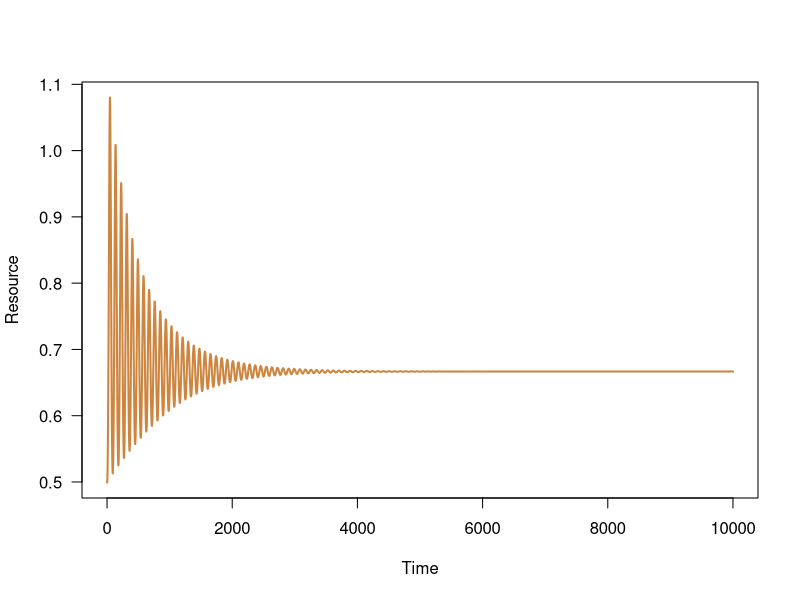
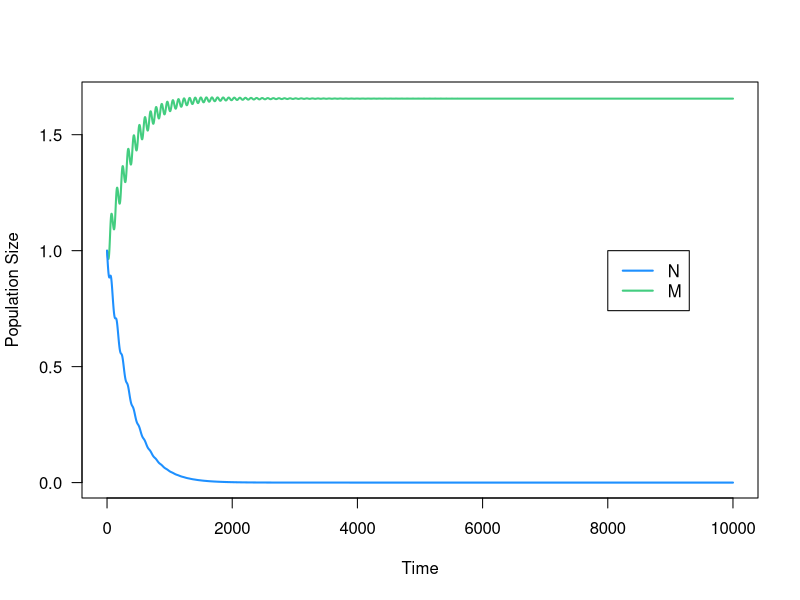
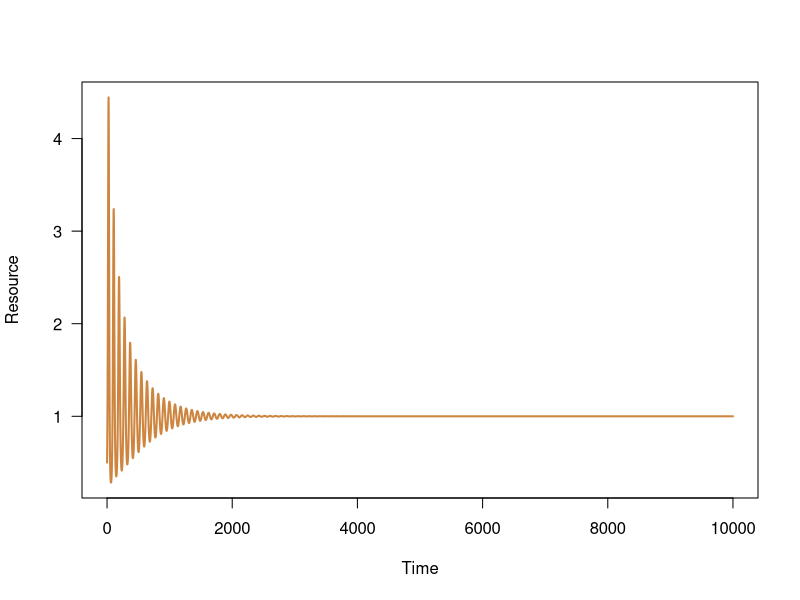
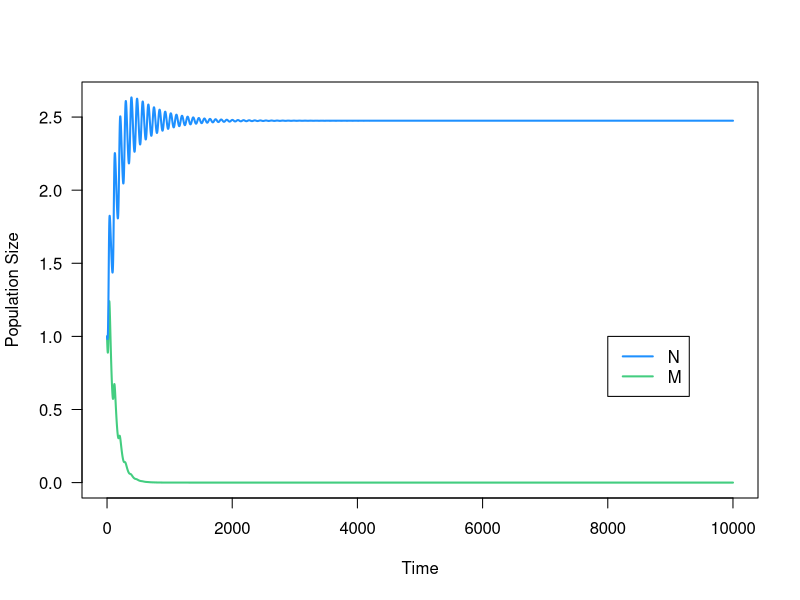
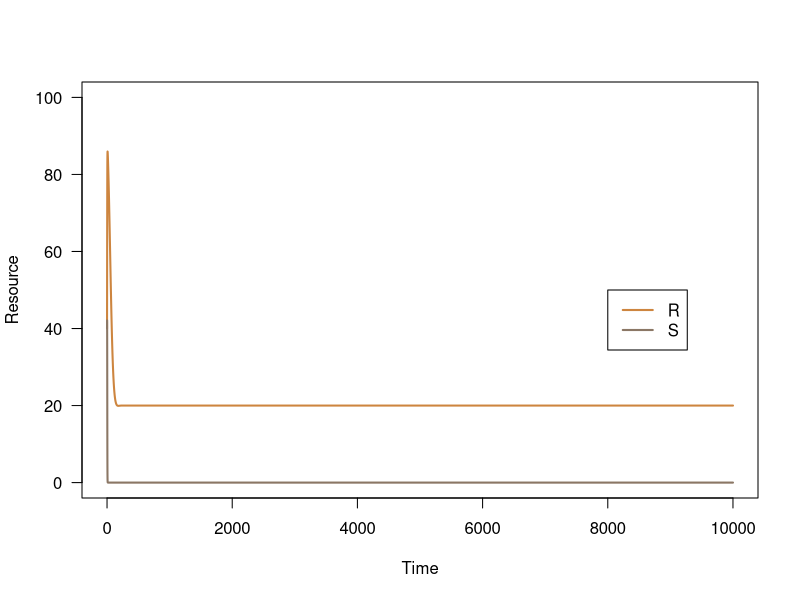
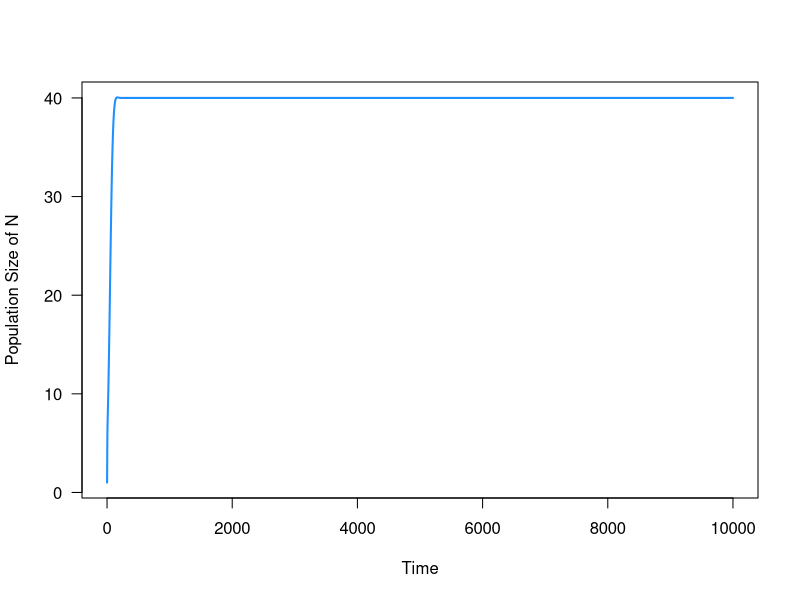
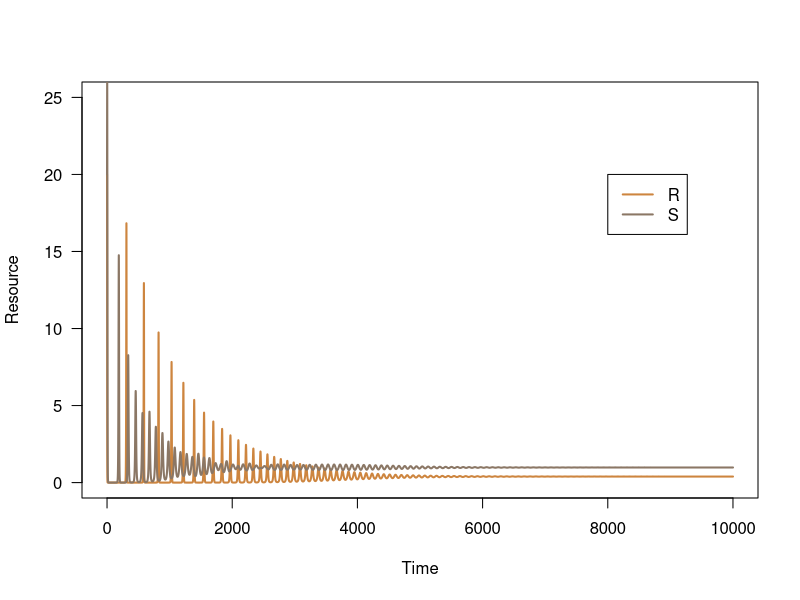
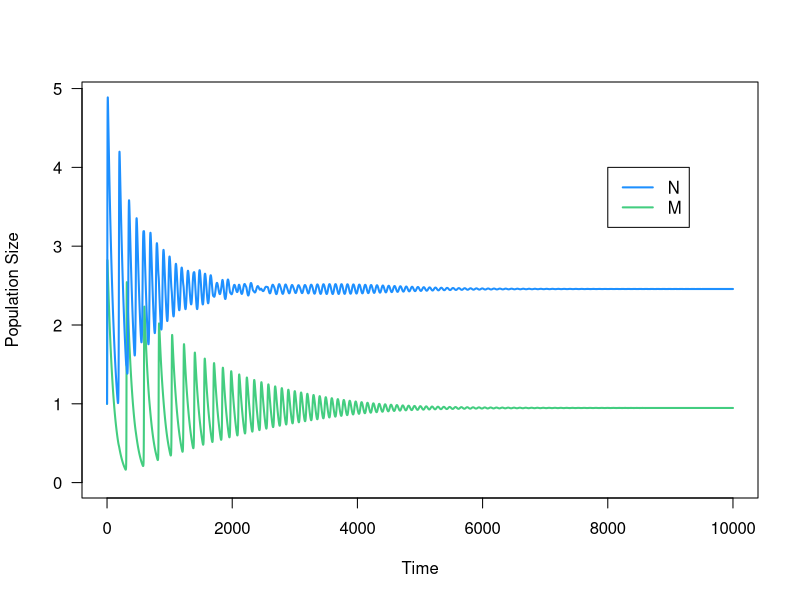

Source code (R) for these figures, in order:
## ---- chunk 1
#	dR/dt = r*R*(1-R/K) - a_N*R*N - a_M*R*M
#	dN/dt = e*a_N*R*N - l_N*N
#	dM/dt = e*a_M*R*M - l_M*M
## ---- chunk 2
r <- .5		# Intrinsic growth rate of the resource
K <- 100	# Carrying capacity of the resource
## ---- chunk 3
a_N <- 0.2	# Affinity or attack rate of N for/on the resource R
e <- 0.05	# Conversion efficiency of R into N
l_N <- 0.01	# Mortality rate of N
## ---- chunk 4
a_M <- a_N*1.5
l_M <- l_N
## ---- chunk 5
Rstar_N <- l_N/e/a_N
Rstar_N
Rstar_M <- l_M/e/a_M
Rstar_M
## ---- chunk 6
tset1 <- seq(from=0, to=10000, length.out = 100000)
R.simu1 <- NaN*tset1; R.simu1[1] <- 0.5
N.simu1 <- NaN*tset1; N.simu1[1] <- 1
M.simu1 <- NaN*tset1; M.simu1[1] <- 1

for(i in 2:length(tset1)){
	dt <- tset1[i]-tset1[i-1]
	R <- R.simu1[i-1]
	N <- N.simu1[i-1]
	M <- M.simu1[i-1]
	dR <- ( r*R*(1-R/K) - a_N*N*R - a_M*M*R )*dt
	dN <- ( e*a_N*N*R - l_N*N )*dt
	dM <- ( e*a_M*M*R - l_M*M )*dt
	R.simu1[i] <- R + dR
	N.simu1[i] <- N + dN
	M.simu1[i] <- M + dM
}
## ---- chunk 7
Rcol <- 'peru'
Ncol <- 'dodgerblue'
Mcol <- 'seagreen3'

plot(tset1,R.simu1,type='l',las=1,lwd=2,ylab='Resource',xlab='Time',col=Rcol)

plot(tset1,M.simu1,type='l',las=1,lwd=2,ylab='Population Size',xlab='Time',col=Mcol,ylim=c(0,max(c(max(M.simu1,N.simu1)))))
lines(tset1,N.simu1,lwd=2,col=Ncol)
legend(x=8000,y=1,legend=c('N','M'),lwd=2,col=c(Ncol,Mcol))
## ---- chunk 8
tail(R.simu1)
Rstar_M
## ---- chunk 9
r <- .5		# Intrinsic growth rate of the resource
K <- 100	# Carrying capacity of the resource
a_N <- 0.2	# Affinity or attack rate of N for/on the resource R
e <- 0.05	# Conversion efficiency of R into N
l_N <- 0.01	# Mortality rate of N
a_M <- a_N # Attack or affinity rate of M for/on the resource R
l_M <- 0.02 # Mortality rate of M
## ---- chunk 10
# I would predict N to 'win'. 
## ---- chunk 11
Rstar_N <- l_N/e/a_N
Rstar_N
Rstar_M <- l_M/e/a_M
Rstar_M
## ---- chunk 12
tset1 <- seq(from=0, to=10000, length.out = 100000)
R.simu2 <- NaN*tset1; R.simu2[1] <- 0.5
N.simu2 <- NaN*tset1; N.simu2[1] <- 1
M.simu2 <- NaN*tset1; M.simu2[1] <- 1

for(i in 2:length(tset1)){
	dt <- tset1[i]-tset1[i-1]
	R <- R.simu2[i-1]
	N <- N.simu2[i-1]
	M <- M.simu2[i-1]
	dR <- ( r*R*(1-R/K) - a_N*N*R - a_M*M*R )*dt
	dN <- ( e*a_N*N*R - l_N*N )*dt
	dM <- ( e*a_M*M*R - l_M*M )*dt
	R.simu2[i] <- R + dR
	N.simu2[i] <- N + dN
	M.simu2[i] <- M + dM
}

Rcol <- 'peru'
Ncol <- 'dodgerblue'
Mcol <- 'seagreen3'

plot(tset1,R.simu2,type='l',las=1,lwd=2,ylab='Resource',xlab='Time',col=Rcol)

plot(tset1,M.simu2,type='l',las=1,lwd=2,ylab='Population Size',xlab='Time',col=Mcol,ylim=c(0,max(c(max(M.simu2,N.simu2)))))
lines(tset1,N.simu2,lwd=2,col=Ncol)
legend(x=8000,y=1,legend=c('N','M'),lwd=2,col=c(Ncol,Mcol))

tail(R.simu2)
Rstar_N
Rstar_M
## ---- chunk 13
# dN/dt = e*N*(a_N*R + b_N*S) - l_N*N

# Neglecting species M for the moment, and assuming that the two resources have identical replenishment (intrinsic growth) rates and carrying capacities, we have:

# dR/dt = r*R*(1-R/K) - a_N*R*N
# dS/dt = r*S*(1-S/K) - b_N*S*N
# dN/dt = e*N*(a_N*R + b_N*S) - l_N*N
## ---- chunk 14
r <- .5		# Intrinsic growth rate of the resources
K <- 100	# Carrying capacity of the resources
## ---- chunk 15
a_N <- 0.01	# Affinity or attack rate of N for/on the resource R
b_N <- 0.2	# Affinity or attack rate of N for/on the resource S
e <- 0.05	# Conversion efficiency of resources into N
l_N <- 0.01	# Mortality rate of N
## ---- chunk 16
Rstar_N <- l_N/e/a_N
Sstar_N <- l_N/e/b_N
Rstar_N
Sstar_N
## ---- chunk 17
tset3 <- seq(from=0, to=10000, length.out = 100005)
R.simu3 <- NaN*tset3; R.simu3[1] <- 40
S.simu3 <- NaN*tset3; S.simu3[1] <- 40
N.simu3 <- NaN*tset3; N.simu3[1] <- 1

for(i in 2:length(tset3)){
	dt <- tset3[i]-tset3[i-1]
	R <- R.simu3[i-1]
	S <- S.simu3[i-1]
	N <- N.simu3[i-1]
	
	dR <- ( r*R*(1-R/K) - a_N*R*N )*dt
	dS <- ( r*S*(1-S/K) - b_N*S*N )*dt
	dN <- ( e*N*(a_N*R+b_N*S) - l_N*N )*dt
	
	R.simu3[i] <- R + dR
	S.simu3[i] <- S + dS
	N.simu3[i] <- N + dN	
}

# To examine the results:
Rcol <- 'peru'
Scol <- 'peachpuff4' #which by the way is really different from the other 'peachpuff's
Ncol <- 'dodgerblue'

plot(tset3,R.simu3,type='l',las=1,lwd=2,ylab='Resource',xlab='Time',col=Rcol,ylim=c(0,K))
lines(tset3,S.simu3,lwd=2,col=Scol)
legend(x=8000,y=K/2,legend=c('R','S'),lwd=2,col=c(Rcol,Scol))

plot(tset3,N.simu3,type='l',las=1,lwd=2,ylab='Population Size of N',xlab='Time',col=Ncol)
## ---- chunk 18
tail(R.simu3)
Rstar_N

tail(S.simu3)
Sstar_N
## ---- chunk 19
a_M <- a_N*50
l_M <- l_N
## ---- chunk 20
b_M <- b_N*0.02	# Affinity or attack rate of M for/on the resource S
## ---- chunk 21
a_N
a_M
b_N
b_M
## ---- chunk 22
### solution ###
Rstar_N <- l_N/e/a_N
Rstar_M <- l_M/e/a_M
Rstar_N 
Rstar_M

Sstar_N <- l_N/e/b_N
Sstar_M <- l_M/e/b_M
Sstar_N
Sstar_M  
## ---- chunk 23
tset5 <- seq(from=0, to=10000, length.out = 100010)
R.simu5 <- NaN*tset5; R.simu5[1] <- 20
S.simu5 <- NaN*tset5; S.simu5[1] <- 20
N.simu5 <- NaN*tset5; N.simu5[1] <- 1
M.simu5 <- NaN*tset5; M.simu5[1] <- 1

for(i in 2:length(tset5)){
	dt <- tset5[i]-tset5[i-1]
	R <- R.simu5[i-1]
	S <- S.simu5[i-1]
	N <- N.simu5[i-1]
	M <- M.simu5[i-1]
	
	dR <- ( r*R*(1-R/K) - a_N*N*R - a_M*M*R )*dt
	dS <- ( r*S*(1-S/K) - b_N*N*S - b_M*M*S )*dt
	dN <- ( e*N*(a_N*R+b_N*S) - l_N*N )*dt
	dM <- ( e*M*(a_M*R+b_M*S) - l_M*M )*dt
	
	R.simu5[i] <- R + dR
	S.simu5[i] <- S + dS
	N.simu5[i] <- N + dN	
	M.simu5[i] <- M + dM
}


plot(tset5,R.simu5,type='l',las=1,lwd=2,ylab='Resource',xlab='Time',col=Rcol,ylim=c(0,K/4))
lines(tset5,S.simu5,lwd=2,col=Scol)
legend(x=8000,y=K/5,legend=c('R','S'),lwd=2,col=c(Rcol,Scol))

Mcol <- 'seagreen3'
plot(tset5,M.simu5,type='l',las=1,lwd=2,ylab='Population Size',xlab='Time',col=Mcol,ylim=c(0,max(c(max(M.simu5,N.simu5)))))
lines(tset5,N.simu5,lwd=2,col=Ncol)
legend(x=8000,y=4,legend=c('N','M'),lwd=2,col=c(Ncol,Mcol))
## ---- chunk 24
tail(R.simu5)
Rstar_N
Rstar_M 

tail(S.simu5)
Sstar_N
Sstar_M 
## ---- chunk 25
tset5 <- seq(from=0, to=10000, length.out = 100010)
R.simu6 <- NaN*tset5; R.simu6[1] <- 20
S.simu6 <- NaN*tset5; S.simu6[1] <- 20
N.simu6 <- NaN*tset5; N.simu6[1] <- 0
M.simu6 <- NaN*tset5; M.simu6[1] <- 1

for(i in 2:length(tset5)){
	dt <- tset5[i]-tset5[i-1]
	R <- R.simu6[i-1]
	S <- S.simu6[i-1]
	N <- N.simu6[i-1]
	M <- M.simu6[i-1]
	
	dR <- ( r*R*(1-R/K) - a_N*N*R - a_M*M*R )*dt
	dS <- ( r*S*(1-S/K) - b_N*N*S - b_M*M*S )*dt
	dN <- ( e*N*(a_N*R+b_N*S) - l_N*N )*dt
	dM <- ( e*M*(a_M*R+b_M*S) - l_M*M )*dt
	
	R.simu6[i] <- R + dR
	S.simu6[i] <- S + dS
	N.simu6[i] <- N + dN	
	M.simu6[i] <- M + dM
}


plot(tset5,R.simu6,type='l',las=1,lwd=2,ylab='Resource',xlab='Time',col=Rcol,ylim=c(0,max(S.simu6)))
lines(tset5,S.simu6,lwd=2,col=Scol)
legend(x=8000,y=K/5,legend=c('R','S'),lwd=2,col=c(Rcol,Scol))

Mcol <- 'seagreen3'
plot(tset5,M.simu6,type='l',las=1,lwd=2,ylab='Population Size',xlab='Time',col=Mcol,ylim=c(0,max(c(max(M.simu6,N.simu6)))))
lines(tset5,N.simu6,lwd=2,col=Ncol)
legend(x=8000,y=20,legend=c('N','M'),lwd=2,col=c(Ncol,Mcol))

tail(R.simu6)
Rstar_M
tail(S.simu6)
Sstar_M
## ---- chunk 26
# Plot Resource R
plot(tset3,R.simu3,type='l',las=1,lwd=2,ylab='Resource',xlab='Time',col='red',ylim=c(0,5)) # N only
lines(tset5,R.simu5,type='l',las=1,lwd=2,col='orange') # N and M
lines(tset5,R.simu6,type='l',las=1,lwd=2,col='yellow') # M only
legend(x=7000,y=60,legend=c('R: N only','R: N & M', 'R: M only'),lwd=2,col=c('red','orange','yellow'))

# Plot Resource S
plot(tset3,S.simu3,type='l',las=1,lwd=2,ylab='Resource',xlab='Time',col='green',ylim=c(0,80)) # N only
lines(tset5,S.simu5,type='l',las=1,lwd=2,col='blue') # N and M
lines(tset5,S.simu6,type='l',las=1,lwd=2,col='purple') # M only
legend(x=7000,y=40,legend=c('S: N only','S: N & M', 'S: M only'),lwd=2,col=c('green','blue','purple'))

# Plot Population sizes
plot(tset3,N.simu3,type='l',las=1,lwd=2,ylab='Population Size of N',xlab='Time',col=Ncol, ylim = c(0,80)) # N only
lines(tset5,N.simu5,lwd=2,col='darkblue') # N and M
lines(tset5, M.simu5,lwd=2,col='darkgreen') # N and M
lines(tset5,M.simu6,lwd=2,col=Mcol) # M only
legend(x=7000,y=35,legend=c('N only','N: coexistence', 'M: coexistence', 'M only'),lwd=2,col=c(Ncol,'darkblue','darkgreen',Mcol))
## ---- chunk 27
#dR/dt = r*R*(1-R/K) - a_N*R*N - a_M*R*M
#dN/dt = e*a_N*R*N - l_N*N - g_N*N*P
#dM/dt = e*a_M*R*M - l_M*M - g_M*M*P
#dP/dt = c*P*(g_N*N+g_M*M) - d_P*P
## ---- chunk 28
r <- .5		# Intrinsic growth rate of the resource
K <- 100	# Carrying capacity of the resource
## ---- chunk 29
a_N <- 0.2	# Affinity or attack rate of N for/on the resource R
a_M <- a_N*1.5	# Affinity or attack rate of M for/on resource R
e <- 0.05	# Conversion efficiency of R into N and M
l_N <- 0.01	# Mortality rate of N
l_M <- l_N	# Mortality rate of M
## ---- chunk 30
Rstar_N <- l_N/e/a_N
Rstar_N
Rstar_M <- l_M/e/a_M
Rstar_M

plot(tset1,M.simu1,type='l',las=1,lwd=2,ylab='Population Size',xlab='Time',col=Mcol,ylim=c(0,max(c(max(M.simu1,N.simu1)))))
lines(tset1,N.simu1,lwd=2,col=Ncol)
legend(x=8000,y=1,legend=c('N','M'),lwd=2,col=c(Ncol,Mcol))
## ---- chunk 31
c <- 0.05		# Predator's conversion efficiency
d_P <- 0.001	# Predator's mortality
g_N <- 0.005	# Predation rate on competitor N
g_M <- 0.015	# Predation rate on competitor M
## ---- chunk 32
tset7 <- seq(from=0, to=10000, length.out = 100020)
R.simu7 <- NaN*tset7; R.simu7[1] <- 0.5
N.simu7 <- NaN*tset7; N.simu7[1] <- 1
M.simu7 <- NaN*tset7; M.simu7[1] <- 1

for(i in 2:length(tset7)){
	dt <- tset7[i]-tset7[i-1]
	R <- R.simu7[i-1]
	N <- N.simu7[i-1]
	M <- M.simu7[i-1]
	dR <- ( r*R*(1-R/K) - a_N*N*R - a_M*M*R )*dt
	dN <- ( e*a_N*N*R - l_N*N )*dt
	dM <- ( e*a_M*M*R - l_M*M )*dt
	R.simu7[i] <- R + dR
	N.simu7[i] <- N + dN
	M.simu7[i] <- M + dM
}
## ---- chunk 33
### solution ###

tset7 <- seq(from=0, to=300000, length.out = 1000020)
R.simu7 <- NaN*tset7; R.simu7[1] <- 0.5
N.simu7 <- NaN*tset7; N.simu7[1] <- 1
M.simu7 <- NaN*tset7; M.simu7[1] <- 1
P.simu7 <- NaN*tset7; P.simu7[1] <- 1

for(i in 2:length(tset7)){
	dt <- tset7[i]-tset7[i-1]
	R <- R.simu7[i-1]
	N <- N.simu7[i-1]
	M <- M.simu7[i-1]
	P <- P.simu7[i-1]
	dR <- ( r*R*(1-R/K) - a_N*N*R - a_M*M*R )*dt
	dN <- ( e*a_N*N*R - l_N*N - g_N*N*P )*dt
	dM <- ( e*a_M*M*R - l_M*M - g_M*M*P )*dt
	dP <- ( c*P*(g_N*N+g_M*M) - d_P*P )*dt
	R.simu7[i] <- R + dR
	N.simu7[i] <- N + dN
	M.simu7[i] <- M + dM
	P.simu7[i] <- P + dP
}

tail(M.simu7)
tail(N.simu7)
tail(P.simu7)

### end solution ###
## ---- chunk 34
Rcol <- 'peru'
Ncol <- 'dodgerblue'
Mcol <- 'seagreen3'
Pcol <- 'coral'

plot(tset1,R.simu1,type='l',las=1,lwd=2,ylab='Resource',xlab='Time',col=Rcol)

plot(tset1,M.simu1,type='l',las=1,lwd=2,ylab='Population Size',xlab='Time',col=Mcol,ylim=c(0,max(c(max(M.simu1,N.simu1)))))
lines(tset1,N.simu1,lwd=2,col=Ncol)
legend(x=8000,y=1,legend=c('N','M'),lwd=2,col=c(Ncol,Mcol))
## ---- chunk 35
### solution ###

plot(tset7,R.simu7,type='l',las=1,lwd=2,ylab='Resource',xlab='Time',col=Rcol)

plot(tset7,M.simu7,type='l',las=1,lwd=2,ylab='Population Size',xlab='Time',col=Mcol,ylim=c(0,max(max(M.simu7),max(N.simu7))))
lines(tset7,N.simu7,lwd=2,col=Ncol)
legend(x=max(tset7)*.8,y=max(max(M.simu7),max(N.simu7)),legend=c('N','M'),lwd=2,col=c(Ncol,Mcol))

plot(tset7,P.simu7,type='l',las=1,lwd=2,ylab='Predator Abundance',xlab='Time',col=Pcol)

plot(tset7,M.simu7,type='l',las=1,lwd=2,ylab='Population Size',xlab='Time',col=Mcol,xlim = c(0,10000),ylim=c(0,max(max(M.simu7),max(N.simu7))))
lines(tset7,N.simu7,lwd=2,col=Ncol)
lines(tset7,P.simu7,las=1,lwd=2,col=Pcol)
legend(x=max(tset7)*.8,y=max(max(M.simu7),max(N.simu7)),legend=c('N','M'),lwd=2,col=c(Ncol,Mcol))

# Students should discover that they need to lengthen their time simulation # 

### end solution ###
## ---- chunk 36


### partial solution ###
tset1 <- seq(from=0, to=300000, length.out = 1000000)
R.simu1 <- NaN*tset1; R.simu1[1] <- 0.5
N.simu1 <- NaN*tset1; N.simu1[1] <- 1
M.simu1 <- NaN*tset1; M.simu1[1] <- 1

for(i in 2:length(tset1)){
	dt <- tset1[i]-tset1[i-1]
	R <- R.simu1[i-1]
	N <- N.simu1[i-1]
	M <- M.simu1[i-1]
	dR <- ( r*R*(1-R/K) - a_N*N*R - a_M*M*R )*dt
	dN <- ( e*a_N*N*R - l_N*N )*dt
	dM <- ( e*a_M*M*R - l_M*M )*dt
	R.simu1[i] <- R + dR
	N.simu1[i] <- N + dN
	M.simu1[i] <- M + dM
}

plot(tset7,R.simu7,type='l',las=1,lwd=2,ylab='Resource',xlab='Time',col=Rcol)
lines(tset1,R.simu1,col='black',lwd=2)
legend(x=max(tset7)*.7,y=max(R.simu7),legend=c('w/ Predator','w/o Predator'),lwd=2,col=c(Rcol,'black'))
abline(h=Rstar_M,col='black',lty=2)

### end solution ###
## ---- chunk 37

## ---- chunk 38

## ---- chunk 39

## ---- chunk 40

## ---- chunk 41

## ---- chunk 42

## ---- chunk 43

## ---- chunk 44

